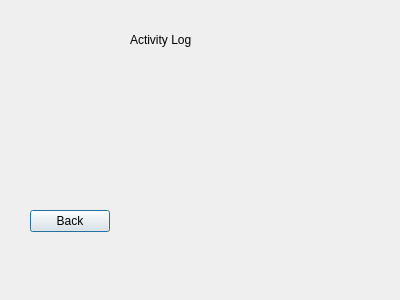
<?xml version="1.0" encoding="UTF-8"?>
<ui version="4.0">
 <class>ActivityLog</class>
 <widget class="QDialog" name="ActivityLog">
  <property name="geometry">
   <rect>
    <x>0</x>
    <y>0</y>
    <width>400</width>
    <height>300</height>
   </rect>
  </property>
  <property name="windowTitle">
   <string>Dialog</string>
  </property>
  <widget class="QLabel" name="label">
   <property name="geometry">
    <rect>
     <x>130</x>
     <y>30</y>
     <width>111</width>
     <height>20</height>
    </rect>
   </property>
   <property name="text">
    <string>Activity Log</string>
   </property>
  </widget>
  <widget class="QPushButton" name="back">
   <property name="geometry">
    <rect>
     <x>30</x>
     <y>210</y>
     <width>80</width>
     <height>22</height>
    </rect>
   </property>
   <property name="text">
    <string>Back</string>
   </property>
  </widget>
 </widget>
 <resources/>
 <connections/>
</ui>
